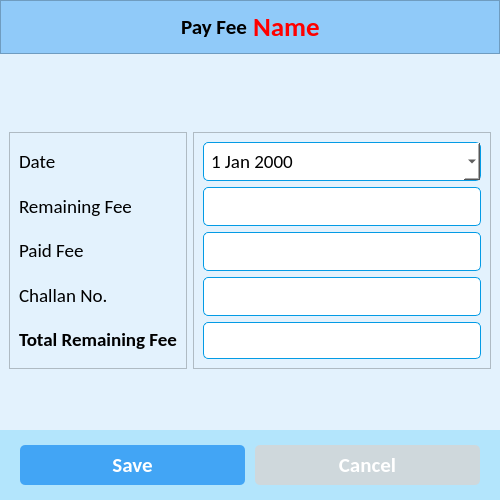
<?xml version="1.0" encoding="UTF-8"?>
<ui version="4.0">
 <class>PayFeeWindow</class>
 <widget class="QMainWindow" name="PayFeeWindow">
  <property name="geometry">
   <rect>
    <x>0</x>
    <y>0</y>
    <width>500</width>
    <height>500</height>
   </rect>
  </property>
  <property name="minimumSize">
   <size>
    <width>500</width>
    <height>500</height>
   </size>
  </property>
  <property name="windowTitle">
   <string>Pay Fee</string>
  </property>
  <property name="windowIcon">
   <iconset resource="resources.qrc">
    <normaloff>:/icons/assets/icons/logo.png</normaloff>:/icons/assets/icons/logo.png</iconset>
  </property>
  <widget class="QWidget" name="centralwidget">
   <property name="styleSheet">
    <string notr="true">* {
	background-color: #e3f2fd;
}
#std_image {
	background-color: #fff;
}

#header_frame, #label {
	background-color: #90caf9;
}

#lbl_student_name {
	background-color: #90caf9;
	color: red;
}


#bottom_widget {
	background-color: #b3e5fc;
}

QPushButton {
	background-color: #42a5f5;
	border-radius: 5px;
	color: #fff;
}

#btn_cancel {
	background-color: #cfd8dc;
	border-radius: 5px;
	color: #fff;
}

QLineEdit {
	background-color: #fff;
	border-radius: 5px;
	border: 1px solid #039be5;
	padding: 5px 5px;
}

QDateEdit {
	background-color: #fff;
	border-radius: 5px;
	border: 1px solid #039be5;
	padding: 5px 5px;
}

QComboBox {
	background-color: #fff;
	border-radius: 5px;
	border: 1px solid #039be5;
	padding: 5px 5px;
}</string>
   </property>
   <layout class="QVBoxLayout" name="verticalLayout_3">
    <property name="spacing">
     <number>0</number>
    </property>
    <property name="leftMargin">
     <number>0</number>
    </property>
    <property name="topMargin">
     <number>0</number>
    </property>
    <property name="rightMargin">
     <number>0</number>
    </property>
    <property name="bottomMargin">
     <number>0</number>
    </property>
    <item alignment="Qt::AlignTop">
     <widget class="QFrame" name="header_frame">
      <property name="frameShape">
       <enum>QFrame::StyledPanel</enum>
      </property>
      <property name="frameShadow">
       <enum>QFrame::Raised</enum>
      </property>
      <layout class="QHBoxLayout" name="horizontalLayout_2">
       <item alignment="Qt::AlignRight">
        <widget class="QLabel" name="label">
         <property name="font">
          <font>
           <family>Calibri</family>
           <pointsize>16</pointsize>
           <weight>75</weight>
           <bold>true</bold>
          </font>
         </property>
         <property name="text">
          <string>Pay Fee</string>
         </property>
         <property name="alignment">
          <set>Qt::AlignCenter</set>
         </property>
         <property name="margin">
          <number>10</number>
         </property>
        </widget>
       </item>
       <item alignment="Qt::AlignLeft">
        <widget class="QLabel" name="lbl_student_name">
         <property name="font">
          <font>
           <family>Calibri</family>
           <pointsize>20</pointsize>
           <weight>75</weight>
           <bold>true</bold>
          </font>
         </property>
         <property name="text">
          <string>Name</string>
         </property>
        </widget>
       </item>
      </layout>
     </widget>
    </item>
    <item>
     <widget class="QWidget" name="widget_3" native="true">
      <property name="sizePolicy">
       <sizepolicy hsizetype="Preferred" vsizetype="Preferred">
        <horstretch>0</horstretch>
        <verstretch>0</verstretch>
       </sizepolicy>
      </property>
      <layout class="QHBoxLayout" name="horizontalLayout_4">
       <item>
        <widget class="QFrame" name="frame_3">
         <property name="frameShape">
          <enum>QFrame::StyledPanel</enum>
         </property>
         <property name="frameShadow">
          <enum>QFrame::Raised</enum>
         </property>
         <layout class="QVBoxLayout" name="verticalLayout_2">
          <item>
           <widget class="QLabel" name="label_8">
            <property name="font">
             <font>
              <family>Calibri</family>
              <pointsize>14</pointsize>
             </font>
            </property>
            <property name="text">
             <string>Date</string>
            </property>
           </widget>
          </item>
          <item>
           <widget class="QLabel" name="label_12">
            <property name="font">
             <font>
              <family>Calibri</family>
              <pointsize>14</pointsize>
             </font>
            </property>
            <property name="text">
             <string>Remaining Fee</string>
            </property>
           </widget>
          </item>
          <item>
           <widget class="QLabel" name="label_11">
            <property name="font">
             <font>
              <family>Calibri</family>
              <pointsize>14</pointsize>
             </font>
            </property>
            <property name="text">
             <string>Paid Fee</string>
            </property>
           </widget>
          </item>
          <item>
           <widget class="QLabel" name="label_15">
            <property name="font">
             <font>
              <family>Calibri</family>
              <pointsize>14</pointsize>
             </font>
            </property>
            <property name="text">
             <string>Challan No.</string>
            </property>
           </widget>
          </item>
          <item>
           <widget class="QLabel" name="label_14">
            <property name="font">
             <font>
              <family>Calibri</family>
              <pointsize>14</pointsize>
              <weight>75</weight>
              <bold>true</bold>
             </font>
            </property>
            <property name="text">
             <string>Total Remaining Fee</string>
            </property>
           </widget>
          </item>
         </layout>
        </widget>
       </item>
       <item>
        <widget class="QFrame" name="frame_4">
         <property name="frameShape">
          <enum>QFrame::StyledPanel</enum>
         </property>
         <property name="frameShadow">
          <enum>QFrame::Raised</enum>
         </property>
         <layout class="QVBoxLayout" name="verticalLayout">
          <item>
           <widget class="QDateEdit" name="txt_pay_fee_date">
            <property name="font">
             <font>
              <family>Calibri</family>
              <pointsize>14</pointsize>
             </font>
            </property>
            <property name="calendarPopup">
             <bool>true</bool>
            </property>
           </widget>
          </item>
          <item>
           <widget class="QLineEdit" name="txt_remaining_fee">
            <property name="font">
             <font>
              <family>Calibri</family>
              <pointsize>14</pointsize>
             </font>
            </property>
            <property name="readOnly">
             <bool>true</bool>
            </property>
           </widget>
          </item>
          <item>
           <widget class="QLineEdit" name="txt_paid_fee">
            <property name="font">
             <font>
              <family>Calibri</family>
              <pointsize>14</pointsize>
             </font>
            </property>
           </widget>
          </item>
          <item>
           <widget class="QLineEdit" name="txt_challan_no">
            <property name="font">
             <font>
              <family>Calibri</family>
              <pointsize>14</pointsize>
             </font>
            </property>
           </widget>
          </item>
          <item>
           <widget class="QLineEdit" name="txt_total_remaining">
            <property name="font">
             <font>
              <pointsize>14</pointsize>
              <weight>75</weight>
              <bold>true</bold>
             </font>
            </property>
            <property name="readOnly">
             <bool>false</bool>
            </property>
           </widget>
          </item>
         </layout>
        </widget>
       </item>
      </layout>
     </widget>
    </item>
    <item alignment="Qt::AlignBottom">
     <widget class="QWidget" name="bottom_widget" native="true">
      <layout class="QHBoxLayout" name="horizontalLayout_3">
       <property name="spacing">
        <number>10</number>
       </property>
       <property name="leftMargin">
        <number>20</number>
       </property>
       <property name="topMargin">
        <number>15</number>
       </property>
       <property name="rightMargin">
        <number>20</number>
       </property>
       <property name="bottomMargin">
        <number>15</number>
       </property>
       <item>
        <widget class="QPushButton" name="pushButton">
         <property name="minimumSize">
          <size>
           <width>0</width>
           <height>40</height>
          </size>
         </property>
         <property name="font">
          <font>
           <family>Calibri</family>
           <pointsize>16</pointsize>
           <weight>75</weight>
           <bold>true</bold>
          </font>
         </property>
         <property name="text">
          <string>Save</string>
         </property>
         <property name="icon">
          <iconset resource="resources.qrc">
           <normaloff>:/icons/assets/icons/save.png</normaloff>:/icons/assets/icons/save.png</iconset>
         </property>
         <property name="iconSize">
          <size>
           <width>32</width>
           <height>32</height>
          </size>
         </property>
        </widget>
       </item>
       <item>
        <widget class="QPushButton" name="btn_cancel">
         <property name="minimumSize">
          <size>
           <width>0</width>
           <height>40</height>
          </size>
         </property>
         <property name="font">
          <font>
           <family>Calibri</family>
           <pointsize>16</pointsize>
           <weight>75</weight>
           <bold>true</bold>
          </font>
         </property>
         <property name="text">
          <string>Cancel</string>
         </property>
         <property name="icon">
          <iconset resource="resources.qrc">
           <normaloff>:/icons/assets/icons/close.png</normaloff>:/icons/assets/icons/close.png</iconset>
         </property>
         <property name="iconSize">
          <size>
           <width>32</width>
           <height>32</height>
          </size>
         </property>
        </widget>
       </item>
      </layout>
     </widget>
    </item>
   </layout>
  </widget>
 </widget>
 <resources>
  <include location="resources.qrc"/>
 </resources>
 <connections/>
</ui>
